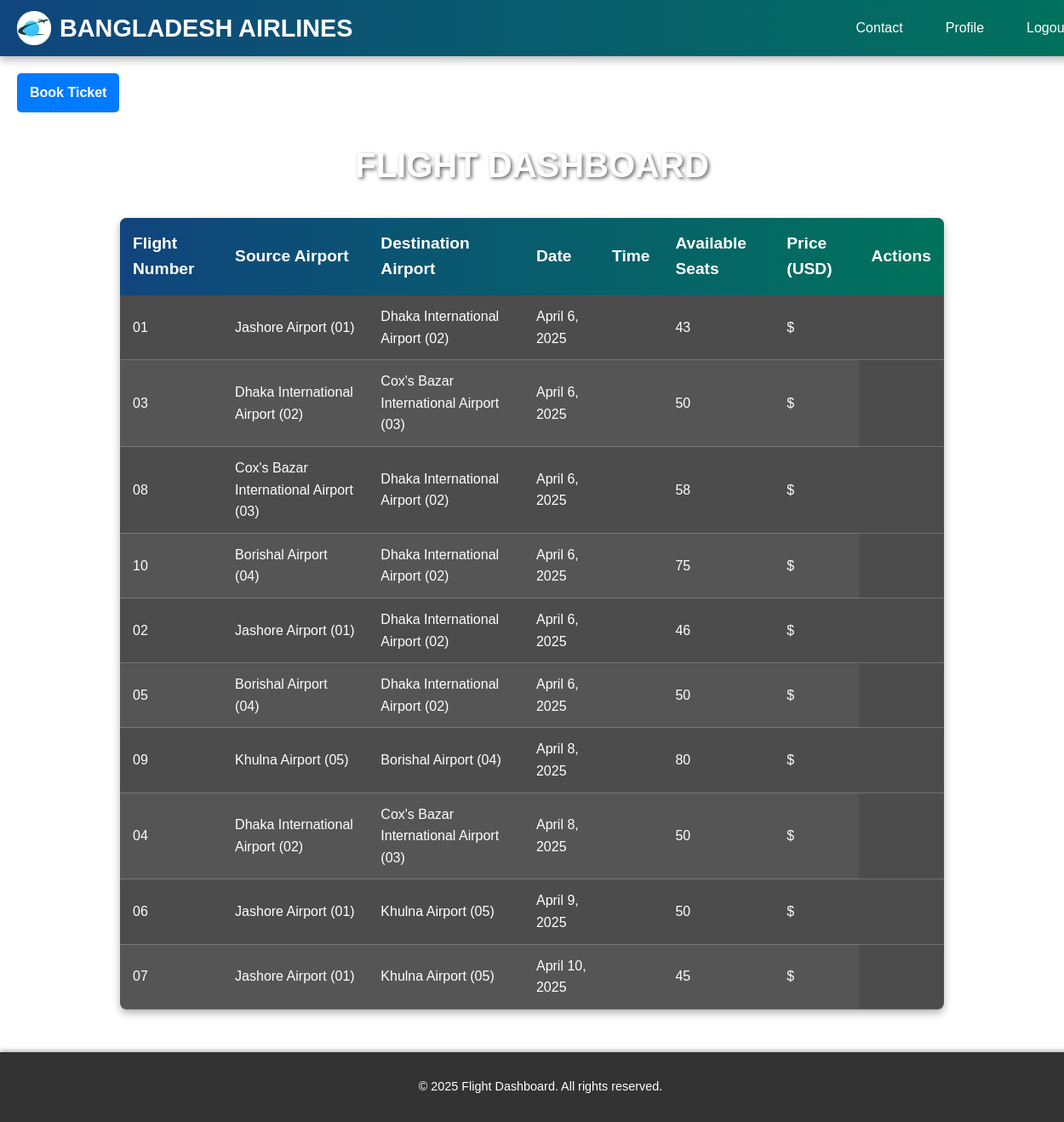
The app's page /dashboard/ (signed in) with its own data.
### AirLine/models.py (models this page shows, shortened)
class Flight(models.Model):
    flight_number = models.CharField(max_length=20, unique=True, verbose_name="Flight Number")
    flight_name = models.CharField(max_length=100, verbose_name="Flight Name")
    source_airport = models.ForeignKey(Airport, related_name="departing_flights", on_delete=models.CASCADE, verbose_name="Source Airport")
    destination_airport = models.ForeignKey(Airport, related_name="arriving_flights", on_delete=models.CASCADE, verbose_name="Destination Airport")
    date = models.DateField(verbose_name="Flight Date")
    departure_time = models.TimeField(null=True, blank=True, verbose_name="Departure Time")
    arrival_time = models.TimeField(null=True, blank=True, verbose_name="Arrival Time")
    available_seats = models.PositiveIntegerField(default=50, verbose_name="Available Seats")
    economy_price = models.DecimalField(max_digits=10, decimal_places=2, verbose_name="Economy Class Price")
    business_price = models.DecimalField(max_digits=10, decimal_places=2, verbose_name="Business Class Price")
    first_class_price = models.DecimalField(max_digits=10, decimal_places=2, verbose_name="First Class Price")
    created_at = models.DateTimeField(auto_now_add=True, verbose_name="Created At")
    updated_at = models.DateTimeField(auto_now=True, verbose_name="Last Updated")
    def __str__(self):
        return f"{self.flight_number} ({self.source_airport.code} → {self.destination_airport.code})"
    class Meta:
        verbose_name = "Flight"
        verbose_name_plural = "Flights"
        ordering = ['date', 'departure_time']

class Airport(models.Model):
    name = models.CharField(max_length=100, verbose_name="Airport Name")
    city = models.CharField(max_length=100, verbose_name="City")
    country = models.CharField(max_length=100, verbose_name="Country")
    code = models.CharField(max_length=10, unique=True, verbose_name="Airport Code (IATA/ICAO)")
    class Meta:
        verbose_name = "Airport"
        verbose_name_plural = "Airports"
        ordering = ['city', 'name']

### AirLine/views.py (the view)
# urls.py: path('dashboard/', views.dashboard, name='dashboard'),
def dashboard(request):
    flights = Flight.objects.all()
    print(flights)  # Print the queryset in the console
    return render(request, 'dashboard.html', {'flights': flights})

### templates/dashboard.html (shortened to what this page needs)
<!DOCTYPE html>
<html lang="en">
<head>
    <link rel="stylesheet" href="/static/css/dashboard.css">
</head>
<body>
    {% include 'header.html' %}
    <div class="container">
        <div class="button-container">
            <a href="{% url 'search2' %}" class="action-button">Book Ticket</a>
        </div>
        <h1>Flight Dashboard</h1>
        <table>
            <thead>
                <tr>
                    <th>Flight Number</th>
                    <th>Source Airport</th>
                    <th>Destination Airport</th>
                    <th>Date</th>
                    <th>Time</th>
                    <th>Available Seats</th>
                    <th>Price (USD)</th>
                    <th>Actions</th>
                </tr>
            </thead>
            <tbody>
                {% for flight in flights %}
                    <tr>
                        <td>{{ flight.flight_number }}</td>
                        <td>{{ flight.source_airport.name }} ({{ flight.source_airport.code }})</td>
                        <td>{{ flight.destination_airport.name }} ({{ flight.destination_airport.code }})</td>
                        <td>{{ flight.date }}</td>
                        <td>{{ flight.time }}</td>
                        <td>{{ flight.available_seats }}</td>
                        <td>${{ flight.price }}</td>
                    </tr>
                {% empty %}
                    <tr>
                        <td colspan="8">No flights available.</td>
                    </tr>
                {% endfor %}
            </tbody>
        </table>
    </div>
    <footer>
        <p>&copy; 2025 Flight Dashboard. All rights reserved.</p>
    </footer>
</body>
</html>

### static/css/dashboard.css (style rules this page uses)
body { font-family: Arial, sans-serif; background-image: url('/static/picture/Bg%20photo.jpg'); background-size: cover; background-position: center; margin: 0; padding: 0; color: #ffffff; line-height: 1.6; display: flex; flex-direction: column; min-height: 100vh; }
h1 { text-align: center; font-size: 2.5rem; margin-top: 30px; color: #ffffff; text-transform: uppercase; text-shadow: 2px 2px 4px rgba(0, 0, 0, 0.6); }
.container { flex: 1; padding: 20px; }
table { width: 80%; margin: 30px auto; border-collapse: collapse; box-shadow: 0 4px 10px rgba(0, 0, 0, 0.3); background: rgba(0, 0, 0, 0.7); border-radius: 8px; overflow: hidden; }
thead { background: linear-gradient(90deg, #10457d, #00735c); color: #ffffff; }
thead th { padding: 15px; font-size: 1.2rem; text-align: left; }
tbody tr { border-bottom: 1px solid rgba(255, 255, 255, 0.2); }
tbody tr:nth-child(even) { background: rgba(255, 255, 255, 0.05); }
tbody td { padding: 12px 15px; font-size: 1rem; color: #ffffff; text-align: left; }
footer { background: rgba(0, 0, 0, 0.8); color: #ffffff; text-align: center; padding: 15px 10px; font-size: 0.9rem; box-shadow: 0 -2px 5px rgba(0, 0, 0, 0.3); position: relative; bottom: 0; width: 100%; }

### static/css/header.css (style rules this page uses)
body { margin: 0; padding: 0; font-family: Arial, sans-serif; }

### templates/dashboard.html (style rules this page uses)
.button-container { display: flex; gap: 10px; margin-bottom: 20px; }
.action-button { padding: 10px 15px; background-color: #007bff; color: white; text-decoration: none; border-radius: 5px; font-weight: bold; transition: 0.3s; }

### records on screen
Flight: flight_number "01", source_airport.name "Jashore Airport", source_airport.code "01", destination_airport.name "Dhaka International Airport", destination_airport.code "02", date "April 6, 2025", available_seats "43"
Flight: flight_number "03", source_airport.name "Dhaka International Airport", source_airport.code "02", destination_airport.name "Cox's Bazar International Airport", destination_airport.code "03", date "April 6, 2025", available_seats "50"
Flight: flight_number "08", source_airport.name "Cox's Bazar International Airport", source_airport.code "03", destination_airport.name "Dhaka International Airport", destination_airport.code "02", date "April 6, 2025", available_seats "58"
Flight: flight_number "10", source_airport.name "Borishal Airport", source_airport.code "04", destination_airport.name "Dhaka International Airport", destination_airport.code "02", date "April 6, 2025", available_seats "75"
Flight: flight_number "02", source_airport.name "Jashore Airport", source_airport.code "01", destination_airport.name "Dhaka International Airport", destination_airport.code "02", date "April 6, 2025", available_seats "46"
Flight: flight_number "05", source_airport.name "Borishal Airport", source_airport.code "04", destination_airport.name "Dhaka International Airport", destination_airport.code "02", date "April 6, 2025", available_seats "50"
Flight: flight_number "09", source_airport.name "Khulna Airport", source_airport.code "05", destination_airport.name "Borishal Airport", destination_airport.code "04", date "April 8, 2025", available_seats "80"
Flight: flight_number "04", source_airport.name "Dhaka International Airport", source_airport.code "02", destination_airport.name "Cox's Bazar International Airport", destination_airport.code "03", date "April 8, 2025", available_seats "50"
Flight: flight_number "06", source_airport.name "Jashore Airport", source_airport.code "01", destination_airport.name "Khulna Airport", destination_airport.code "05", date "April 9, 2025", available_seats "50"
Flight: flight_number "07", source_airport.name "Jashore Airport", source_airport.code "01", destination_airport.name "Khulna Airport", destination_airport.code "05", date "April 10, 2025", available_seats "45"
